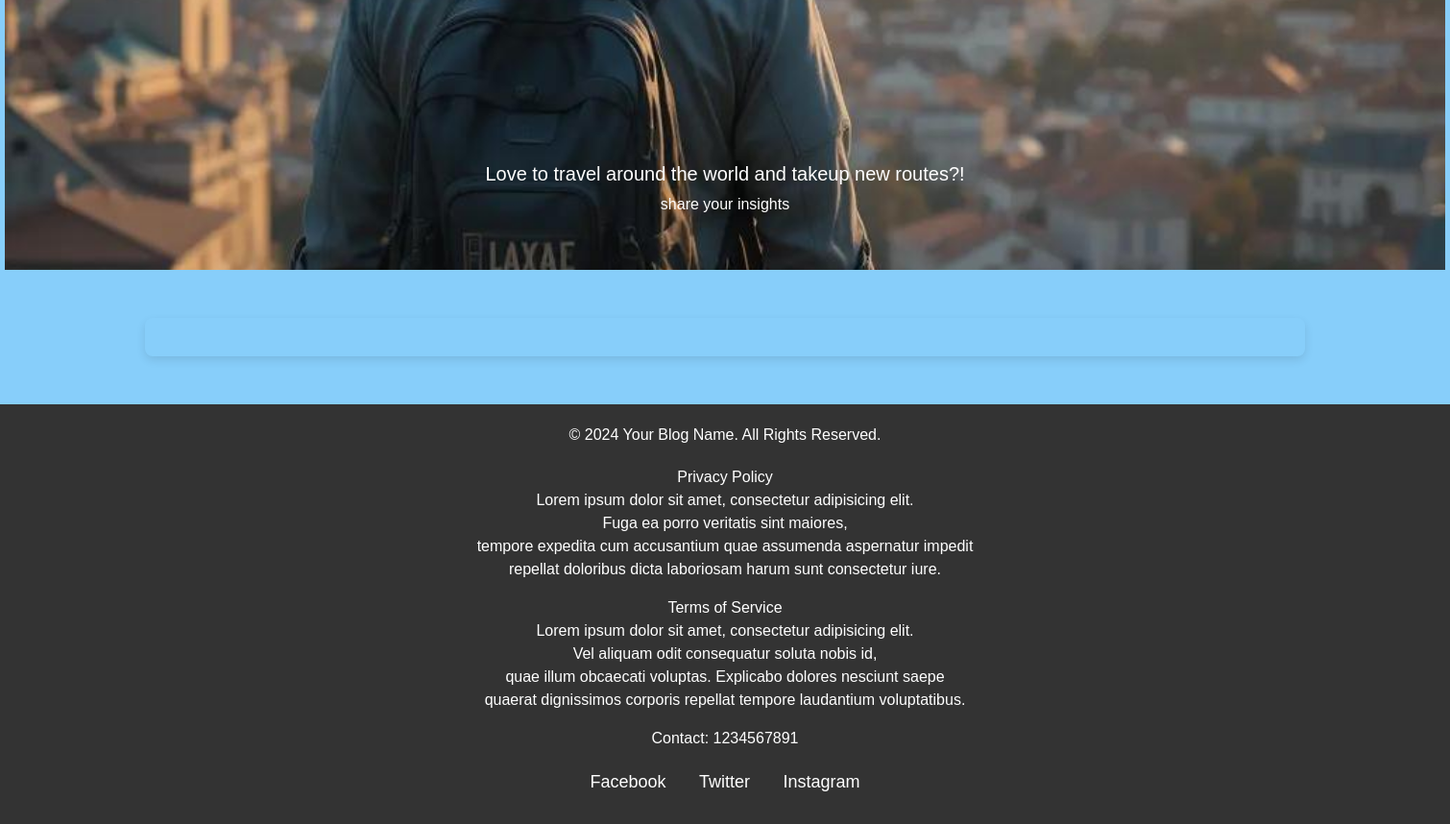
/ (lower part), run on an earlier commit of the app's database.
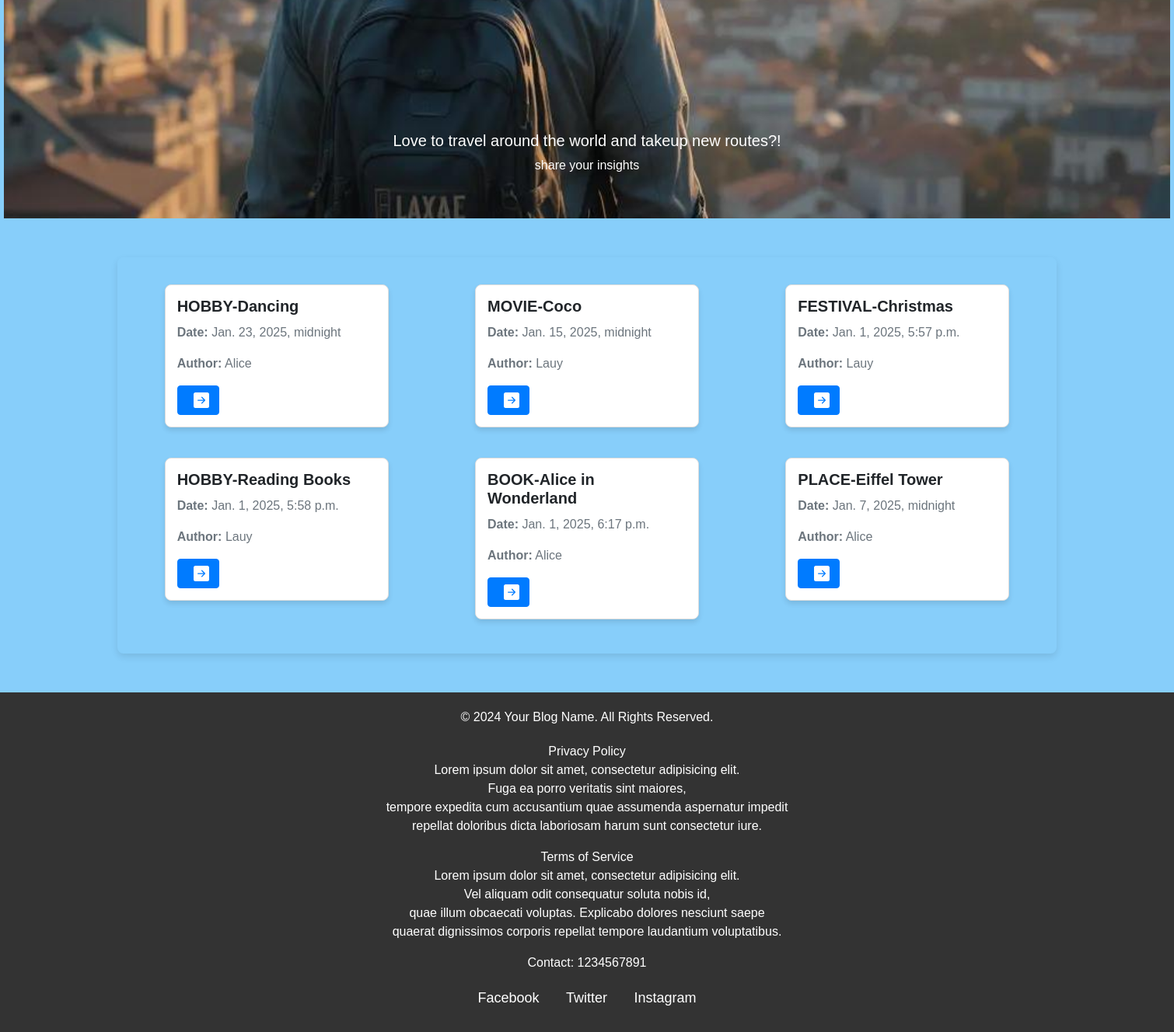
And on a later commit of the database.
### blogit/models.py (models this page shows)
class BlogDetailss(models.Model):
    uid=models.CharField(max_length=10)
    blog_title = models.CharField(max_length=100)
    blog_date = models.DateTimeField(auto_now_add=True)
    blog_author = models.CharField(max_length=100)
    blog_content = models.TextField()

### blogit/views.py (the view)
# urls.py: path('',views.index,name='index'),
def index(request):
    uid = request.session.get('uid')
    query = request.GET.get('q', '')
    if uid:
        try:
            user = UserDetails.objects.get(id=uid)
            blog_author = user.username
            data = BlogDetailss.objects.filter(blog_author=blog_author)
        except UserDetails.DoesNotExist:
            data = BlogDetailss.objects.none()
    else:
        data = BlogDetailss.objects.all()
    if query:
        data = data.filter(blog_title__icontains=query)
    return render(request, 'index.html', {'result': data, 'query': query})

### templates/index.html (shortened to what this page needs)
{% load static %}
{% include 'header.html' %}
<!DOCTYPE html>
<html lang="en">
<head>
    <link href="https://stackpath.bootstrapcdn.com/bootstrap/4.5.2/css/bootstrap.min.css" rel="stylesheet">
    <link rel="stylesheet" href="{% static 'css/main.css' %}">
</head>
</head>
<body>
    <div id="carouselExample" class="carousel slide" data-ride="carousel">
        <div class="carousel-inner">
            <div class="carousel-item active">
                <img src="{% static 'img/tourist.jpg' %}" class="d-block w-100" alt="...">
                <div class="carousel-caption d-none d-md-block">
                    <h5>Love to travel around the world and takeup new routes?!</h5>
                    <p>share your insights</p>
                </div>
            </div>
        </div>
        <a class="carousel-control-prev" href="#carouselExample" role="button" data-slide="prev">
        </a>
        <a class="carousel-control-next" href="#carouselExample" role="button" data-slide="next">
        </a>
    </div>
      <div class="container">
        <div class="row">
            {% for i in result %}
            <div class="col-md-4">
                <div class="card mb-4" style="width: 18rem;">
                    <div class="card-body">
                        <h5 class="card-title">{{ i.blog_title }}</h5>
                        <p class="card-text"><strong>Date:</strong> {{ i.blog_date }}</p>
                        <p class="card-text"><strong>Author:</strong> {{ i.blog_author }}</p>
                        <a href="{% url 'detailedview' id=i.id %}" class="btn btn-primary">
                        </a>
                    </div>
                </div>
            </div>
            {% endfor %}
        </div>
    </div>
</body>
</html>
{% include 'footer.html' %}

### templates/header.html (shortened to what this page needs)
{% load static %}
<!DOCTYPE html>
<html lang="en">
<head>
    <link href="https://cdn.jsdelivr.net/npm/bootstrap@5.3.3/dist/css/bootstrap.min.css" rel="stylesheet">
    {% load static %}
    <link rel="stylesheet" href="{% static 'css/header.css' %}">
</head>
<body>

### templates/footer.html (shortened to what this page needs)
{% load static %}
<!DOCTYPE html>
<html lang="en">
<head>
    <link rel="stylesheet" href="{% static 'css/footer.css' %}">
</head>
<body>
<footer class="footer">
    <div class="footer-left">
        <p>&copy; 2024 Your Blog Name. All Rights Reserved.</p>
    </div>
    <div class="footer-container">
        <div class="footer-center">
            <ul class="footer-links">
                <li><a href="#">Privacy Policy</a><p>Lorem ipsum dolor sit amet, consectetur adipisicing elit. <br>Fuga ea porro veritatis sint maiores,<br> tempore expedita cum accusantium quae assumenda aspernatur impedit <br> repellat doloribus dicta laboriosam harum sunt consectetur iure.</p></li>
                <li><a href="#">Terms of Service</a><p>Lorem ipsum dolor sit amet, consectetur adipisicing elit. <br>Vel aliquam odit consequatur soluta nobis id,<br> quae illum obcaecati voluptas. Explicabo dolores nesciunt saepe <br>quaerat dignissimos corporis repellat tempore laudantium voluptatibus.</p></li>
                <li><a href="#">Contact: 1234567891</a></li>
            </ul>
        </div>
    </div>
    <div class="footer-right">
        <ul class="social-links">
            <li><a href="#" class="facebook">Facebook</a></li>
            <li><a href="#" class="twitter">Twitter</a></li>
            <li><a href="#" class="instagram">Instagram</a></li>
        </ul>
    </div>
</footer>
</body>
</html>

### static/css/header.css (style rules this page uses)
body { background-color: lightskyblue; color: black; font-family: Arial, sans-serif; }

### static/css/main.css (style rules this page uses)
body { background-color: lightskyblue; color: black; font-family: Arial, sans-serif; }
.carousel-inner { width: 1500px; height: 650px; margin: auto; }
.carousel-item img { object-fit: cover; width: 1500px; height: 650px; }
.container { padding: 20px; }
.card { margin: 15px auto; border: 1px solid #ddd; border-radius: 8px; overflow: hidden; background-color: #fff; box-shadow: 0 4px 6px rgba(0, 0, 0, 0.1); }
.card-body { padding: 15px; }
.card-title { font-size: 1.25rem; font-weight: bold; margin-bottom: 10px; }
.card-text { font-size: 1rem; color: #6c757d; line-height: 1.5; }
.container { max-width: 80%; margin: 50px auto; padding: 20px; border-radius: 8px; box-shadow: 0 4px 10px rgba(0, 0, 0, 0.1); }

### static/css/footer.css (style rules this page uses)
* { margin: 0; padding: 0; box-sizing: border-box; }
footer.footer { background-color: #333; color: white; text-align: center; padding: 20px 0; }
.footer-left p { margin-bottom: 10px; font-size: 16px; }
.footer-center { margin: 20px 0; }
.footer-links { padding: 0; }
.footer-links li { margin: 10px 0; }
.footer-links a { color: white; text-decoration: none; font-size: 16px; }
.social-links { list-style-type: none; padding: 0; margin: 10px 0; }
.social-links li { display: inline; margin: 0 15px; }
.social-links a { color: white; text-decoration: none; font-size: 18px; }

What changed in the data, as far as the page shows it:
added BlogDetailss: blog_title "HOBBY-Dancing", blog_date "Jan. 23, 2025, midnight", blog_author "Alice"
added BlogDetailss: blog_title "MOVIE-Coco", blog_date "Jan. 15, 2025, midnight", blog_author "Lauy"
added BlogDetailss: blog_title "FESTIVAL-Christmas", blog_date "Jan. 1, 2025, 5:57 p.m.", blog_author "Lauy"
added BlogDetailss: blog_title "HOBBY-Reading Books", blog_date "Jan. 1, 2025, 5:58 p.m.", blog_author "Lauy"
added BlogDetailss: blog_title "BOOK-Alice in Wonderland", blog_date "Jan. 1, 2025, 6:17 p.m.", blog_author "Alice"
added BlogDetailss: blog_title "PLACE-Eiffel Tower", blog_date "Jan. 7, 2025, midnight", blog_author "Alice"
